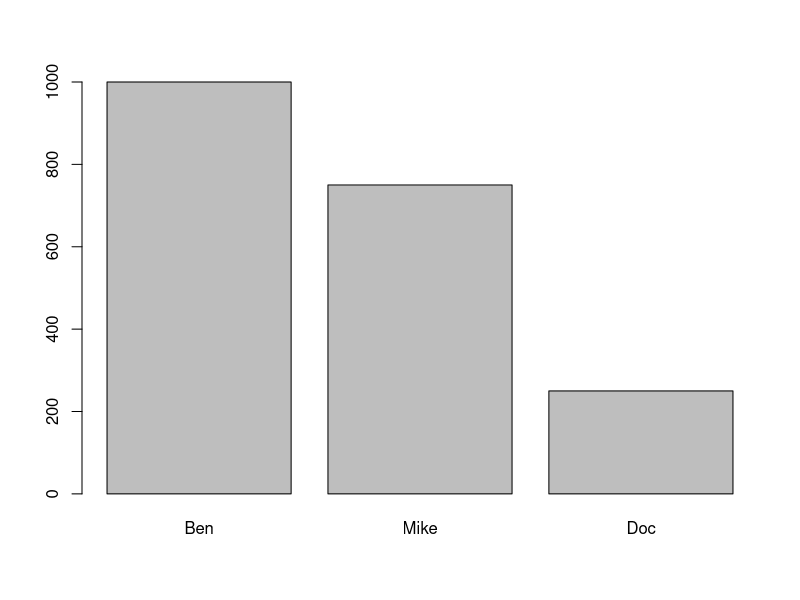
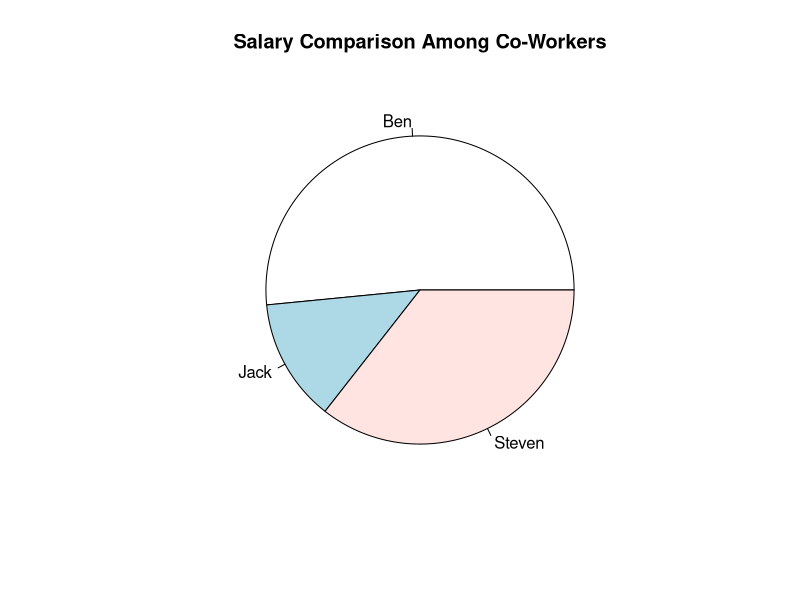

Reproduce these figures in R, in order. (Note: a time limit stopped this script after it produced the figures.)
## ---- chunk 1
m1 <- matrix(c(7,9,12,2,4,13), byrow=TRUE, nrow = 2)
m2 <- matrix(c(1,7,12,19,2,8,13,20,3,9,14,21), byrow=TRUE, nrow = 3)
m1 %*% m2
## ---- chunk 2
dataFrame <- data.frame (
  id = c(1:5),
  name = c('Ben', 'Jack', 'Steven', 'Mike', 'Doc'),
  salary = c(1000, 690, 420, 750, 250)
)

dept <- cbind(dataFrame, department = c('investment banking', 'sales & trading', 'marketing', 'investor relations', 'customer service'))

rem <- dept[c(1, 3, 5), c(2, 3)]

dataFrame
dept
rem

new.dataFrame <- dataFrame[c(1, 4, 5),]
barplot(new.dataFrame$salary, names.arg = new.dataFrame$name)
pie(c(max(dataFrame$salary), min(dataFrame$salary), median(dataFrame$salary)), labels = dataFrame$name, main = 'Salary Comparison Among Co-Workers')
## ---- chunk 3

start = ''

'Welcome to Rock, Paper, Scissors!'

while (start != 'y' & start != 'n') {
  start <- readline(prompt = 'Are you ready to play? (y/n): ')
  start <- tolower(start)
}
if (start == 'y') {
  'Starting Game...'
} else {
  'Come Back Soon!'
}
## ---- chunk 4
player_move = 'r'
options = c('r', 'p', 's')
computer_move = sample(options, 1)

if (player_move == computer_move) {
  'tie - computer chose rock'
} else if ((player_move == 'r')&(computer_move == 'p')) {
    'loss - computer chose paper'
} else if ((player_move == 'r')&(computer_move == 's')) {
    'win - computer chose scissors'
}
